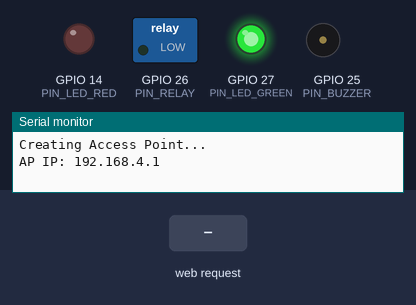
This sketch was run on a simulated ESP32. On the bench: switched loads named in the sketch (green lamp = pin HIGH), output pins drawn as LEDs (lit = HIGH), buzzer (waves = sounding), the last lines printed to the serial monitor. The test bench sets the inputs (shaded band). Pins used as bus, display or sensor lines are not drawn.

Above: at 1.2 s.
1.3 s: HTTP request GET /trigger received
At 2.1 s:
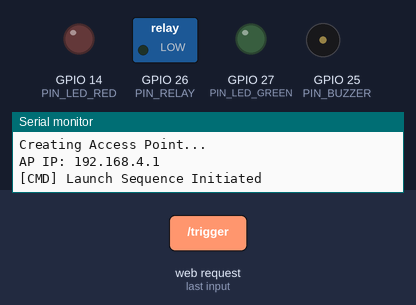
At 8.6 s:
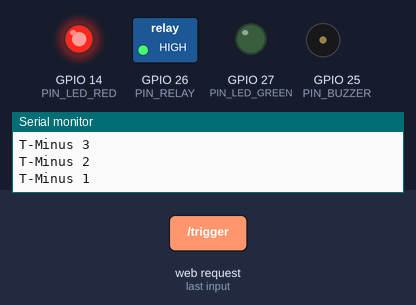
Timing chart, 0 to 11.8 s (numbered marks = the images above; inputs shaded):
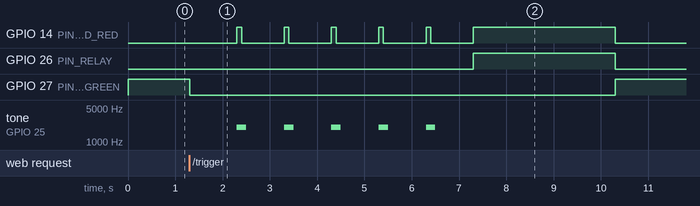

Measured:
- after the input at 1.3 s, GPIO 14 (PIN_LED_RED): goes 5 × (HIGH 0.10 s, LOW 0.90 s), HIGH 3.0 s, then LOW, starting after 1.0 s; GPIO 26 (PIN_RELAY): LOW → HIGH after 6.0 s, → LOW 3.0 s later

The sketch:

Ignition-System-code.ino
```cpp
#include <WiFi.h>
#include <WebServer.h>

// ================= CONFIGURATION =================
const char* ssid = "RocketCommand";    // Network Name
const char* password = "GoForLaunch";   // Network Password
const int COUNTDOWN_SECONDS = 5;
const int IGNITION_DURATION_MS = 3000; // 3 Seconds MAX

// ================= PIN DEFINITIONS =================

const int PIN_RELAY = 26;
const int PIN_BUZZER = 25;
const int PIN_LED_RED = 14;
const int PIN_LED_GREEN = 27;

// ================= STATE MACHINE =================
enum SystemState {
  STATE_IDLE,
  STATE_COUNTDOWN,
  STATE_FIRING
};

SystemState currentState = STATE_IDLE;
unsigned long stateStartTime = 0;
unsigned long lastTickTime = 0;
int countdownCounter = 0;

WebServer server(80);

// ================= WEB INTERFACE (HTML/CSS/JS) =================
const char index_html[] PROGMEM = R"rawliteral(
<!DOCTYPE html>
<html>
<head>
  <meta name="viewport" content="width=device-width, initial-scale=1, user-scalable=no">
  <title>ROCKET COMMAND</title>
  <style>
    body { background-color: #121212; color: #00ff00; font-family: 'Courier New', monospace; text-align: center; margin: 0; padding: 20px; touch-action: manipulation; }
    h1 { letter-spacing: 2px; border-bottom: 2px solid #00ff00; padding-bottom: 10px; }
    #status-box { border: 2px solid #333; padding: 20px; margin: 20px auto; width: 80%; border-radius: 10px; background: #1a1a1a; }
    #timer { font-size: 80px; font-weight: bold; color: #fff; margin: 20px 0; }
    .btn { background: #cc0000; color: white; border: none; padding: 25px 50px; font-size: 24px; font-weight: bold; border-radius: 50%; width: 200px; height: 200px; cursor: pointer; box-shadow: 0 0 20px rgba(255,0,0,0.5); outline: none; -webkit-tap-highlight-color: transparent; }
    .btn:active { background: #990000; transform: scale(0.95); box-shadow: 0 0 10px rgba(255,0,0,0.8); }
    .btn:disabled { background: #333; color: #666; box-shadow: none; cursor: not-allowed; }
    .info { font-size: 14px; color: #666; margin-top: 30px; }
  </style>
</head>
<body>
  <h1>LAUNCH CONTROL</h1>

  <div id="status-box">
    <div>SYSTEM STATUS</div>
    <div id="status-text" style="font-size: 24px; margin-top: 10px;">READY</div>
  </div>

  <div id="timer">00</div>

  <button id="launchBtn" class="btn" onclick="initiateLaunch()">LAUNCH</button>

  <div class="info">SYSTEM ID: ESP32-IGNITION-V1</div>

  <script>
    function initiateLaunch() {
      document.getElementById("launchBtn").disabled = true;
      document.getElementById("status-text").innerHTML = "COUNTDOWN INITIATED";
      document.getElementById("status-text").style.color = "yellow";
      fetch('/trigger').then(resp => {
        if(resp.ok) startLocalTimer();
      }).catch(err => {
        alert("COMMUNICATION ERROR: " + err);
        resetUI();
      });
    }

    function startLocalTimer() {
      let count = 5;
      document.getElementById("timer").innerHTML = "0" + count;

      let interval = setInterval(() => {
        count--;
        if(count >= 0) {
          document.getElementById("timer").innerHTML = "0" + count;
        }

        if(count === 0) {
           document.getElementById("status-text").innerHTML = "IGNITION ACTIVE";
           document.getElementById("status-text").style.color = "red";
           document.getElementById("timer").style.color = "red";
        }

        if(count < -3) { // 3 seconds after 0
          clearInterval(interval);
          resetUI();
        }
      }, 1000);
    }

    function resetUI() {
      document.getElementById("launchBtn").disabled = false;
      document.getElementById("status-text").innerHTML = "READY";
      document.getElementById("status-text").style.color = "#00ff00";
      document.getElementById("timer").innerHTML = "00";
      document.getElementById("timer").style.color = "white";
    }
  </script>
</body>
</html>
)rawliteral";

// ================= SETUP =================
void setup() {
  Serial.begin(115200);


  pinMode(PIN_RELAY, OUTPUT);
  digitalWrite(PIN_RELAY, LOW);

  pinMode(PIN_BUZZER, OUTPUT);
  digitalWrite(PIN_BUZZER, LOW);

  pinMode(PIN_LED_RED, OUTPUT);
  digitalWrite(PIN_LED_RED, LOW);

  pinMode(PIN_LED_GREEN, OUTPUT);
  digitalWrite(PIN_LED_GREEN, HIGH);


  Serial.println("Creating Access Point...");
  WiFi.softAP(ssid, password);
  Serial.print("AP IP: "); Serial.println(WiFi.softAPIP());


  server.on("/", HTTP_GET, []() {
    server.send(200, "text/html", index_html);
  });

  server.on("/trigger", HTTP_GET, []() {
    if (currentState == STATE_IDLE) {
      Serial.println("[CMD] Launch Sequence Initiated");
      currentState = STATE_COUNTDOWN;
      countdownCounter = COUNTDOWN_SECONDS;
      lastTickTime = millis();
      server.send(200, "text/plain", "ACK");
    } else {
      server.send(409, "text/plain", "BUSY");
    }
  });

  server.begin();
}

// ================= MAIN LOOP =================
void loop() {
  server.handleClient();

  unsigned long currentMillis = millis();

  switch (currentState) {

    case STATE_IDLE:

      digitalWrite(PIN_LED_GREEN, HIGH);
      digitalWrite(PIN_RELAY, LOW);
      break;

    case STATE_COUNTDOWN:
      digitalWrite(PIN_LED_GREEN, LOW);


      if (currentMillis - lastTickTime >= 1000) {
        lastTickTime = currentMillis;

        if (countdownCounter > 0) {

          Serial.printf("T-Minus %d\n", countdownCounter);
          tone(PIN_BUZZER, 2000, 200);


          digitalWrite(PIN_LED_RED, HIGH);
          delay(100);
          digitalWrite(PIN_LED_RED, LOW);

          countdownCounter--;
        } else {

          currentState = STATE_FIRING;
          stateStartTime = currentMillis;
        }
      }
      break;

    case STATE_FIRING:
      digitalWrite(PIN_RELAY, HIGH);
      digitalWrite(PIN_LED_RED, HIGH);
      digitalWrite(PIN_BUZZER, HIGH);


      if (currentMillis - stateStartTime >= IGNITION_DURATION_MS) {
        Serial.println("[SAFETY] Auto-Cutoff Triggered");


        digitalWrite(PIN_RELAY, LOW);
        digitalWrite(PIN_BUZZER, LOW);
        digitalWrite(PIN_LED_RED, LOW);
        digitalWrite(PIN_LED_GREEN, HIGH);

        currentState = STATE_IDLE;
      }
      break;
  }
}
```
